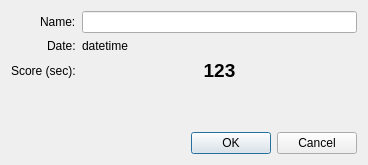
<?xml version="1.0" encoding="UTF-8"?>
<ui version="4.0">
 <class>SaveDialog</class>
 <widget class="QDialog" name="SaveDialog">
  <property name="geometry">
   <rect>
    <x>0</x>
    <y>0</y>
    <width>368</width>
    <height>165</height>
   </rect>
  </property>
  <property name="sizePolicy">
   <sizepolicy hsizetype="Minimum" vsizetype="Fixed">
    <horstretch>0</horstretch>
    <verstretch>0</verstretch>
   </sizepolicy>
  </property>
  <property name="windowTitle">
   <string>Dialog</string>
  </property>
  <layout class="QVBoxLayout" name="verticalLayout">
   <item>
    <layout class="QFormLayout" name="formLayout">
     <property name="labelAlignment">
      <set>Qt::AlignRight|Qt::AlignTrailing|Qt::AlignVCenter</set>
     </property>
     <item row="0" column="0">
      <widget class="QLabel" name="label">
       <property name="text">
        <string>Name:</string>
       </property>
      </widget>
     </item>
     <item row="2" column="0">
      <widget class="QLabel" name="label_2">
       <property name="text">
        <string>Score (sec):</string>
       </property>
      </widget>
     </item>
     <item row="2" column="1">
      <widget class="QLabel" name="label_4">
       <property name="font">
        <font>
         <pointsize>14</pointsize>
         <weight>75</weight>
         <bold>true</bold>
        </font>
       </property>
       <property name="layoutDirection">
        <enum>Qt::LeftToRight</enum>
       </property>
       <property name="frameShape">
        <enum>QFrame::NoFrame</enum>
       </property>
       <property name="text">
        <string>123</string>
       </property>
       <property name="alignment">
        <set>Qt::AlignCenter</set>
       </property>
      </widget>
     </item>
     <item row="1" column="0">
      <widget class="QLabel" name="label_3">
       <property name="text">
        <string>Date:</string>
       </property>
      </widget>
     </item>
     <item row="1" column="1">
      <widget class="QLabel" name="label_5">
       <property name="text">
        <string>datetime</string>
       </property>
      </widget>
     </item>
     <item row="0" column="1">
      <widget class="QLineEdit" name="lineEdit"/>
     </item>
    </layout>
   </item>
   <item>
    <widget class="QDialogButtonBox" name="buttonBox">
     <property name="orientation">
      <enum>Qt::Horizontal</enum>
     </property>
     <property name="standardButtons">
      <set>QDialogButtonBox::Cancel|QDialogButtonBox::Ok</set>
     </property>
    </widget>
   </item>
  </layout>
 </widget>
 <resources/>
 <connections>
  <connection>
   <sender>buttonBox</sender>
   <signal>accepted()</signal>
   <receiver>SaveDialog</receiver>
   <slot>accept()</slot>
   <hints>
    <hint type="sourcelabel">
     <x>248</x>
     <y>254</y>
    </hint>
    <hint type="destinationlabel">
     <x>157</x>
     <y>274</y>
    </hint>
   </hints>
  </connection>
  <connection>
   <sender>buttonBox</sender>
   <signal>rejected()</signal>
   <receiver>SaveDialog</receiver>
   <slot>reject()</slot>
   <hints>
    <hint type="sourcelabel">
     <x>316</x>
     <y>260</y>
    </hint>
    <hint type="destinationlabel">
     <x>286</x>
     <y>274</y>
    </hint>
   </hints>
  </connection>
 </connections>
</ui>
